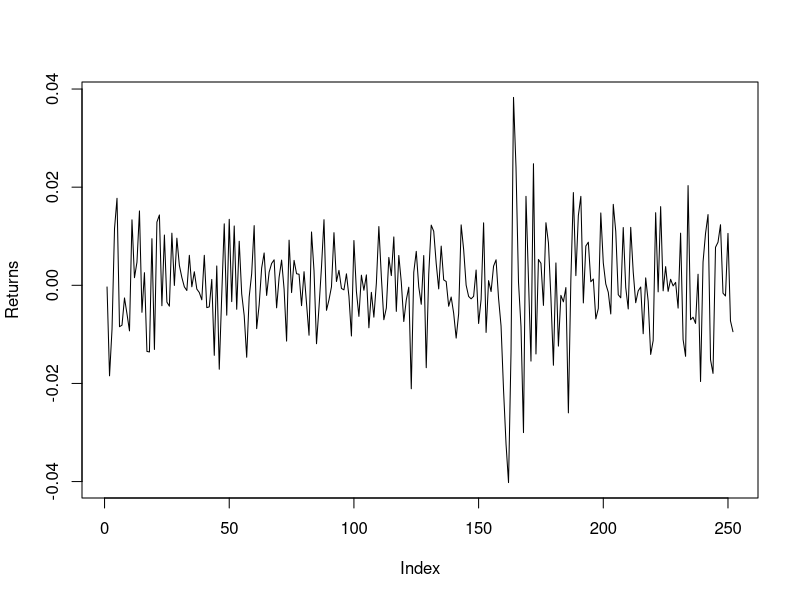
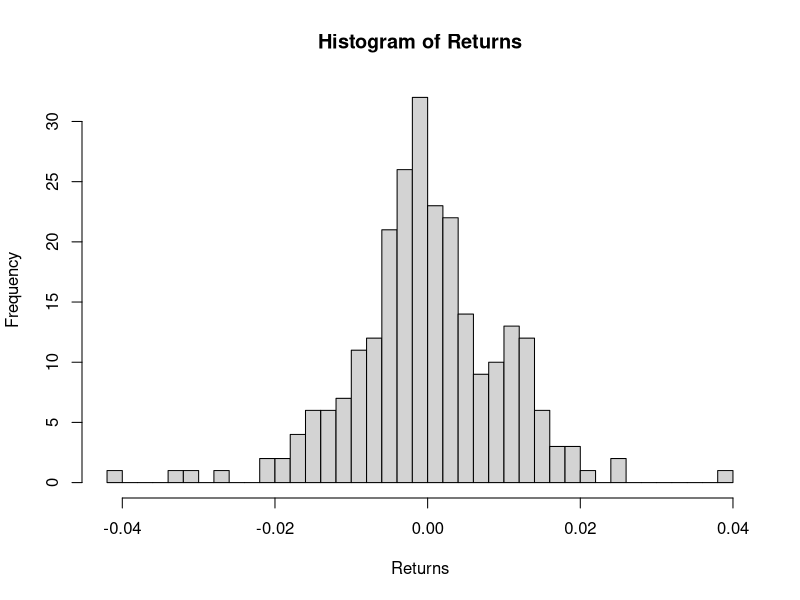
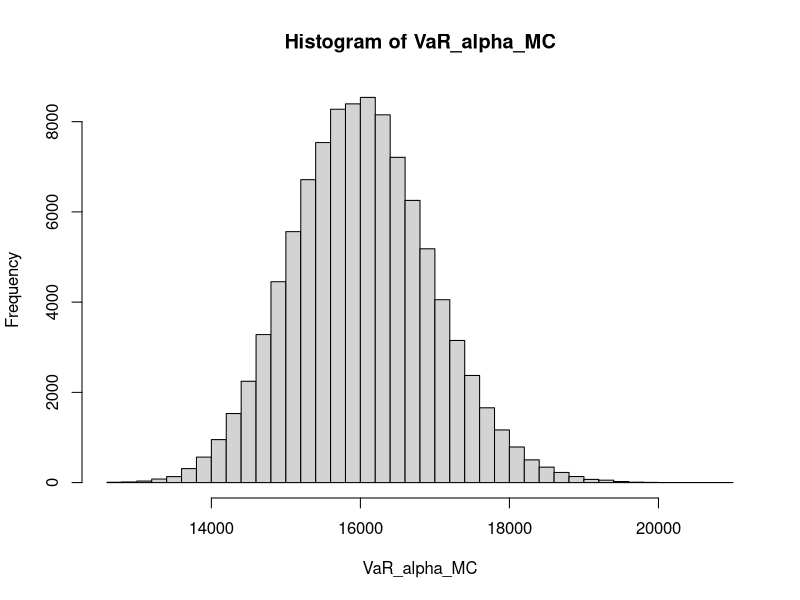

Here is the R script that generated these plots, in order:
# Homework 5 Part 2 

# Read data and look at summary statistics
data <- read.csv("SP500_Log_Returns_20150101_20160101.csv")
head(data)
Returns <- data[[4]]
plot(Returns, type = 'l')
hist(Returns, breaks = 30)

# Initialize parameters
V <- 1e6 # Portfolio value 
alpha <- 0.95 # Var Confidence 
beta <- 0.025 # Estimate confidence 
numb_sim <- 100000 # M 
n <- length(Returns) # number of observations


# Part a 
Return_mean <- mean(Returns)
Return_var <- var(Returns)
norm_inverse <- qnorm((1-alpha), mean= 0, sd=1)
Var_known = V*(1 - exp(Return_mean +sqrt(Return_var)* norm_inverse))

# Use slide 27 equations for upper and lower sigma paramter 
conf_int_quantile_down<- beta/2
conf_int_quantile_up <- 1-beta/2
conf_ints <- c(conf_int_quantile_down, conf_int_quantile_up)
chisq_df <- n-1

sigmas2_known <- ((n-1)*Return_var)/qchisq(p = conf_ints , df = chisq_df) # stores 2 values, conf ints has both betas 
#sigma_down <- ((n-1)*Return_var)/qchisq(p = conf_int_quantile_down, df = chisq_df) 

# Watch the signs?
Var_known_conf_int <- V*(1 - exp(Return_mean +sqrt(sigmas2_known)* norm_inverse)) # Again 2 sigmas (high, low) in sigmas2_known 
# Var_down <- V*(1 - exp(Return_mean +sqrt(sigma_down)* norm_inverse))



############################################
############# Part b ########################
###########################################


# Following steps on slide 31 

# First simulate sigma 

chisq_MC <- rchisq(numb_sim, chisq_df)
sigma2_MC <- ((n-1)*Return_var)/(chisq_MC)
sigma_MC <- sqrt(sigma2_MC)

# Preallocate space 
mu_MC <- rep(0, numb_sim)

# Simulate mean of the VaR 
for(sim in 1:numb_sim){
  mu_MC[sim] <- rnorm(1,mean = Return_mean, sd = (sigma_MC[sim]/sqrt(n)))
}

# Simulate VaR alpha 
VaR_alpha_MC = V*(1 - exp(mu_MC +sigma_MC* norm_inverse))
hist(VaR_alpha_MC, breaks = 40)
VaR_MC_mean <- mean(VaR_alpha_MC)
VaR_MC_conf_int <- quantile(VaR_alpha_MC,conf_ints)

# Compare two method of finding VaR

Var_known
Var_known_conf_int

VaR_MC_mean
VaR_MC_conf_int

# The two methods are very similar. The means are slightly different but the confidence intervals overlap for the majority of the time. The MC confidence interval is slightly larger than the analytical formula 
